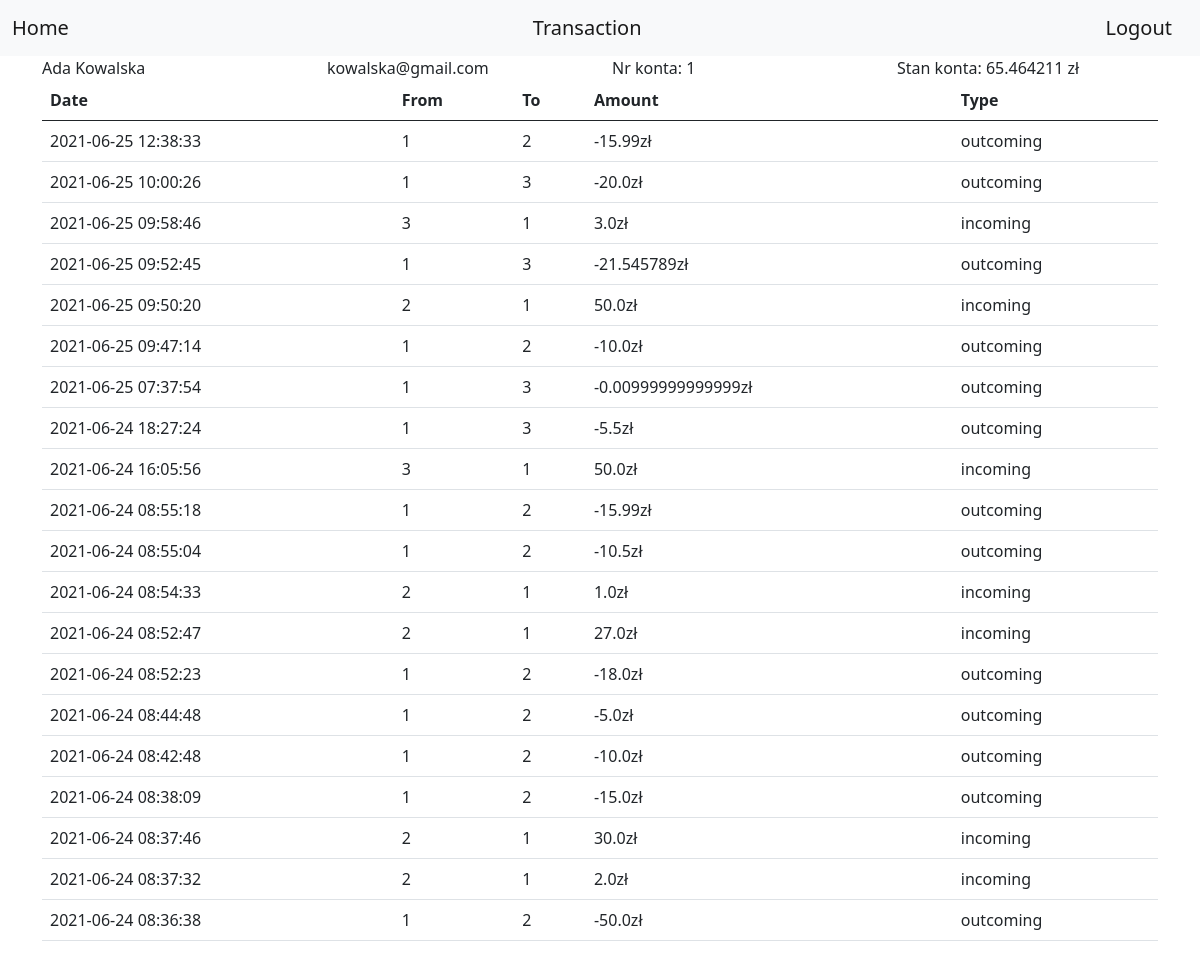
Screenshot of / (signed in) with the database file from the repository.
### website/models.py (models this page shows)
class User(db.Model, UserMixin):
    id = db.Column(db.Integer, primary_key=True)
    name = db.Column(db.String(150))
    email = db.Column(db.String(150))
    password = db.Column(db.String(150))
    balance = db.Column(db.Float, default=100)

class Transaction(db.Model):
    id = db.Column(db.Integer, primary_key=True)
    from_user_id = db.Column(db.Integer)
    to_user_id = db.Column(db.Integer)
    amount = db.Column(db.Float)
    date = db.Column(db.DateTime(timezone=True), default=func.now())

### website/__init__.py (the view)
@app.route("/", methods=["GET"])
@login_required
def home():
    t_out = Transaction.query.filter_by(from_user_id=current_user.id)
    t_in = Transaction.query.filter_by(to_user_id=current_user.id)
    transactions = list(t_in) + list(t_out)
    transactions.sort(key=lambda x: x.date, reverse=True)
    return render_template("home.html", user=current_user, transactions=transactions)

### website/__init__.py (called while the page is built)
@login_manager.user_loader
def load_user(id):
    return User.query.get(int(id))

### website/templates/home.html (shortened to what this page needs)
<!DOCTYPE html>
<html lang="en">
<head>
</head>
<body>
<link href="https://cdn.jsdelivr.net/npm/bootstrap@5.0.2/dist/css/bootstrap.min.css" rel="stylesheet">
<nav class="navbar navbar-light bg-light">
  <div class="container-fluid">
      {% if user.is_authenticated %}
    <a class="navbar-brand" href="/">Home</a>
      <a class="navbar-brand" href="/transaction">Transaction</a>
      <a class="navbar-brand" href="/logout">Logout</a>
      {% else %}
    <a class="navbar-brand" href="/login">Login</a>
    <a class="navbar-brand" href="/signup">Sign Up</a>
      {% endif %}
  </div>
</nav>
<div class="container">
 <div class="row">
    <div class="col">
      {{ user.name }}<!wyświtlanie nazwiska i imienia uzytkownika>
    </div>
    <div class="col">
      {{ user.email }}<!wyświetlenia adresu mailowego>
    </div>
    <div class="col">
      Nr konta: {{ user.id }}<!wyświetlenie numeru konta>
    </div>
     <div class="col">
      Stan konta: {{ user.balance }} zł<!wyświetlenie  stanu konta>
    </div>
  </div>
        <table class="table">
  <thead>
    <tr>
      <th scope="col">Date</th><!odpowiedzialne za wyś kolumne date>
      <th scope="col">From</th><!odpowiedzialne za  wyśkolumne From>
      <th scope="col">To</th><!odpowiedzialne za kolumne To>
      <th scope="col">Amount</th><!odpowiedzialne za kolumne Amount>
      <th scope="col">Type</th><!odpowiedzialne za kolumne Type>
    </tr>
  </thead>
  <tbody>
    {% for t in transactions %}
    <tr>
      <td>{{t.date}}</td>
      <td>{{t.from_user_id}}</td>
      <td>{{t.to_user_id}}</td>
        {% if t.from_user_id == user.id %}
        <td>-{{t.amount}}zł</td>
        <td>outcoming</td><!wyświetlanie kwoty wypłaty>
        {% else %}
        <td>{{t.amount}}zł</td><!wyświetlanie kwoty wpłaty>
        <td>incoming</td>
        {% endif %}
    </tr>
    {% endfor %}
  </tbody>
</table>
</div>
</body>
</html>

### rows the page displays
User: name "Ada Kowalska", email "kowalska@gmail.com", id "1", balance "65.464211"
Transaction: date "2021-06-25 12:38:33", from_user_id "1", to_user_id "2", amount "15.99"
Transaction: date "2021-06-25 10:00:26", from_user_id "1", to_user_id "3", amount "20.0"
Transaction: date "2021-06-25 09:58:46", from_user_id "3", to_user_id "1", amount "3.0"
Transaction: date "2021-06-25 09:52:45", from_user_id "1", to_user_id "3", amount "21.545789"
Transaction: date "2021-06-25 09:50:20", from_user_id "2", to_user_id "1", amount "50.0"
Transaction: date "2021-06-25 09:47:14", from_user_id "1", to_user_id "2", amount "10.0"
Transaction: date "2021-06-25 07:37:54", from_user_id "1", to_user_id "3", amount "0.00999999999999"
Transaction: date "2021-06-24 18:27:24", from_user_id "1", to_user_id "3", amount "5.5"
Transaction: date "2021-06-24 16:05:56", from_user_id "3", to_user_id "1", amount "50.0"
Transaction: date "2021-06-24 08:55:18", from_user_id "1", to_user_id "2", amount "15.99"
Transaction: date "2021-06-24 08:55:04", from_user_id "1", to_user_id "2", amount "10.5"
Transaction: date "2021-06-24 08:54:33", from_user_id "2", to_user_id "1", amount "1.0"
Transaction: date "2021-06-24 08:52:47", from_user_id "2", to_user_id "1", amount "27.0"
Transaction: date "2021-06-24 08:52:23", from_user_id "1", to_user_id "2", amount "18.0"
Transaction: date "2021-06-24 08:44:48", from_user_id "1", to_user_id "2", amount "5.0"
Transaction: date "2021-06-24 08:42:48", from_user_id "1", to_user_id "2", amount "10.0"
Transaction: date "2021-06-24 08:38:09", from_user_id "1", to_user_id "2", amount "15.0"
Transaction: date "2021-06-24 08:37:46", from_user_id "2", to_user_id "1", amount "30.0"
Transaction: date "2021-06-24 08:37:32", from_user_id "2", to_user_id "1", amount "2.0"
Transaction: date "2021-06-24 08:36:38", from_user_id "1", to_user_id "2", amount "50.0"
